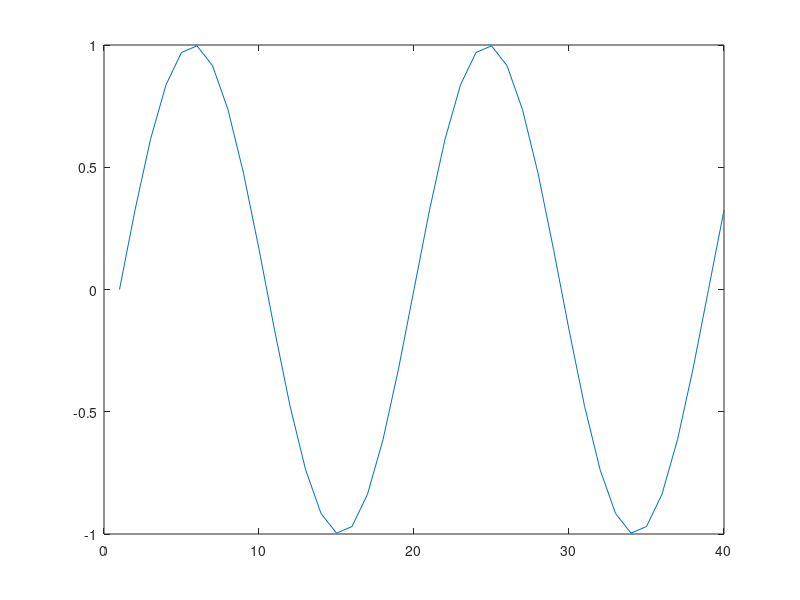
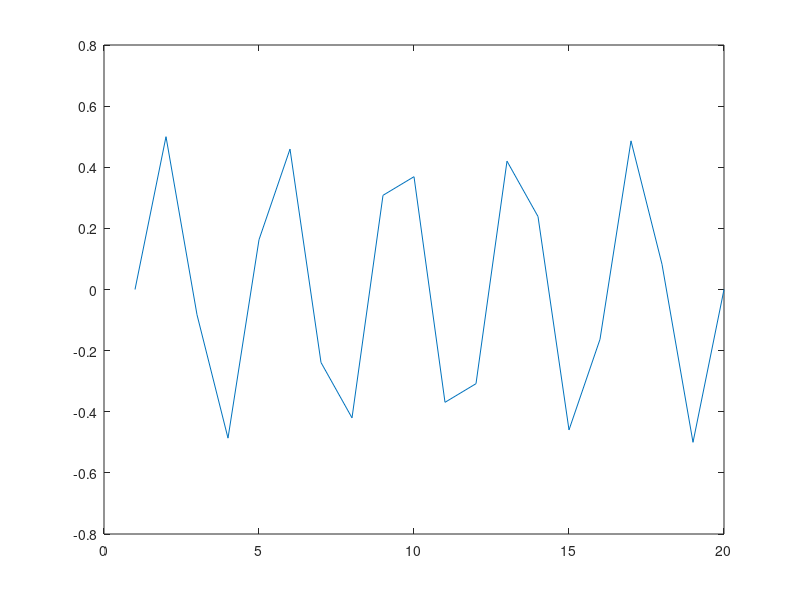
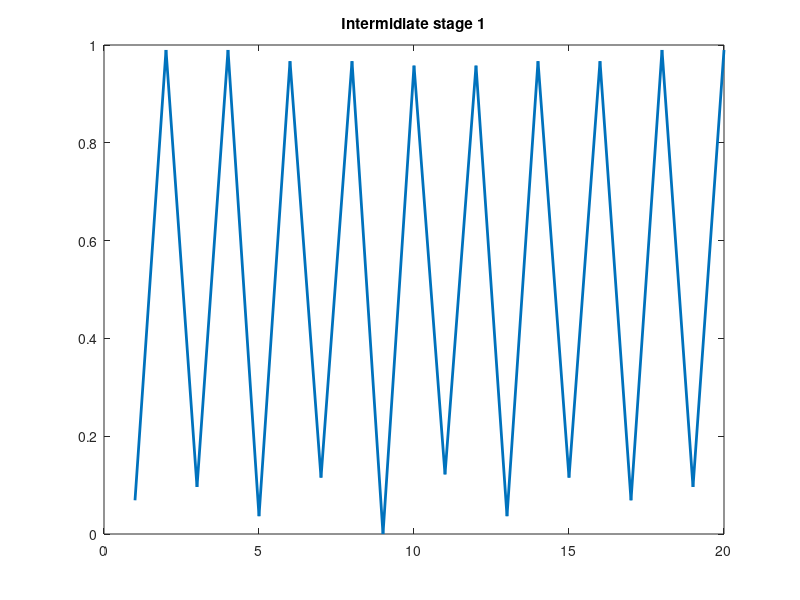

Reproduce these figures in MATLAB, in order. (Note: this script raises an error after producing the figures.)
clear all
close all
clc
%test per trasformate a due stadi

N = 20;
P_cas = [1,2];
N0_cas = [4,5];

P = P_cas(1);
N0 = N0_cas(1);

% number of samples to filter
n=0:1:2*N-1;
wpb=2*pi/(N-1);  % 1/N of the sampling rate Fs
  
% input signal
x=sin(wpb*n);
plot(x)
% normalize x so that I can represent it in
% format s0.15
xmax=max(abs(x)); 
x=x/(2*xmax);
X = fft(x,N);

for k = 1:N/(N0*P)
    for i = 1:P 
        for j = 1:N0
%             i + (j-1)*N/(N0) + (k-1)*P
            x1(j + (i-1)*N0 + (k-1)*N0*P) = x(i + (j-1)*N/(N0) + (k-1)*P); %riorganizza dati , prendendone uno ogni 10
        end
    end
end

figure()
plot(x1)
X1 = x1'*2^15;
for i=1:N0:N
    xFFT1(i:i+N0-1) = fft(x1(i:i+N0-1),N0);  %first stage FFT
end
XFFT1 = xFFT1' * 2^11;
figure()
plot(abs(xFFT1(1:N)),'LineWidth',2)
title('Intermidiate stage 1')
%%
P = P_cas(2);
N0 = N0_cas(2);

for k = 1:N/(N0*P)
    for i = 1:P 
        for j = 1:N0
            k1 = i - 1 + (k-1)*P;
            n2 = (j-1);
            % add = i + (j-1)*N/(N0) + (k-1)*P            % genera indirizzo per richiamare i dati nel corretto ordine
%             i + (j-1)*N/(N0) + (k-1)*P
%             j + (i-1)*N0 + (k-1)*N0*P
%             2*pi*k1*n2/N * 2^13
            K1(j + (i-1)*N0 + (k-1)*N0*P) = k1*n2;   %calcolo di K per ottenera theta da usare nel cordic
            theta(j + (i-1)*N0 + (k-1)*N0*P) = 2*pi*k1*n2/(N0_cas(1)*N0_cas(2)) * 2^13;
%             x2(j + (i-1)*N0 + (k-1)*N0*P) = xFFT1(i + (j-1)*N/(N0) + (k-1)*P)*exp(-1i*2*pi*k1*n2/N);
            [x2(j + (i-1)*N0 + (k-1)*N0*P)] = cordic(xFFT1(add)*2^13 , theta(j+(i-1)*N0+(k-1)*N0*P))*2^(-13);
        end
    end
end
data_C1 = x2'*2^12;
for i=1:N0:N
    xFFT2(i:i+N0-1) = fft(x2(i:i+N0-1),N0); %second stage FFT
end

XFFT2 = xFFT2'*2^10;
figure()
plot(abs(xFFT2(1:N)),'LineWidth',2)
title('Intermidiate stage 2')

%%

P = P_cas(1);
N0 = N0_cas(1);

for k = 1:N/(N0*P)
    for i = 1:P 
        for j = 1:N0
            i + (j-1)*N/(N0) + (k-1)*P
            xFFT(j + (i-1)*N0 + (k-1)*N0*P) = xFFT2( i + (j-1)*N/(N0) + (k-1)*P);
        end
    end
end

figure()
plot(abs(xFFT(1:N)),'LineWidth',3)
title('Signal Spectrum')
hold on
plot(abs(X(1:N)),'LineWidth',2)

legend('Algorithm','Matlab')
hold off
